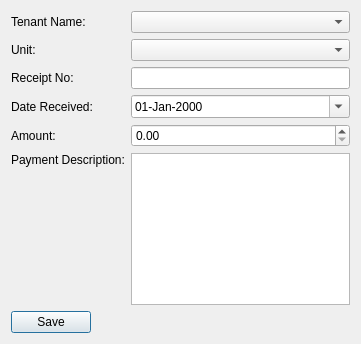
<?xml version="1.0" encoding="UTF-8"?>
<ui version="4.0">
 <class>ReceivePaymentDialog</class>
 <widget class="QDialog" name="ReceivePaymentDialog">
  <property name="geometry">
   <rect>
    <x>0</x>
    <y>0</y>
    <width>361</width>
    <height>344</height>
   </rect>
  </property>
  <property name="windowTitle">
   <string>Receive Payment</string>
  </property>
  <layout class="QVBoxLayout" name="verticalLayout">
   <item>
    <layout class="QGridLayout" name="gridLayout">
     <item row="0" column="1">
      <widget class="QComboBox" name="cboTenant"/>
     </item>
     <item row="1" column="0">
      <widget class="QLabel" name="label_2">
       <property name="text">
        <string>Unit:</string>
       </property>
      </widget>
     </item>
     <item row="1" column="1">
      <widget class="QComboBox" name="cboUnit"/>
     </item>
     <item row="3" column="0">
      <widget class="QLabel" name="label_3">
       <property name="text">
        <string>Date Received:</string>
       </property>
      </widget>
     </item>
     <item row="3" column="1">
      <widget class="QDateEdit" name="dateEdit">
       <property name="displayFormat">
        <string>dd-MMM-yyyy</string>
       </property>
       <property name="calendarPopup">
        <bool>true</bool>
       </property>
      </widget>
     </item>
     <item row="4" column="0">
      <widget class="QLabel" name="label_4">
       <property name="text">
        <string>Amount:</string>
       </property>
      </widget>
     </item>
     <item row="4" column="1">
      <widget class="QDoubleSpinBox" name="doubleSpinBox">
       <property name="maximum">
        <double>999999.000000000000000</double>
       </property>
      </widget>
     </item>
     <item row="0" column="0">
      <widget class="QLabel" name="label">
       <property name="text">
        <string>Tenant Name:</string>
       </property>
      </widget>
     </item>
     <item row="6" column="1">
      <widget class="QPlainTextEdit" name="plainTextEdit"/>
     </item>
     <item row="6" column="0">
      <widget class="QLabel" name="label_6">
       <property name="text">
        <string>Payment Description:</string>
       </property>
       <property name="alignment">
        <set>Qt::AlignLeading|Qt::AlignLeft|Qt::AlignTop</set>
       </property>
      </widget>
     </item>
     <item row="2" column="0">
      <widget class="QLabel" name="label_5">
       <property name="text">
        <string>Receipt No:</string>
       </property>
      </widget>
     </item>
     <item row="2" column="1">
      <widget class="QLineEdit" name="lineEdit"/>
     </item>
    </layout>
   </item>
   <item>
    <layout class="QHBoxLayout" name="horizontalLayout">
     <item>
      <widget class="QPushButton" name="pushButton">
       <property name="text">
        <string>Save</string>
       </property>
      </widget>
     </item>
     <item>
      <spacer name="horizontalSpacer">
       <property name="orientation">
        <enum>Qt::Horizontal</enum>
       </property>
       <property name="sizeHint" stdset="0">
        <size>
         <width>40</width>
         <height>20</height>
        </size>
       </property>
      </spacer>
     </item>
    </layout>
   </item>
  </layout>
 </widget>
 <resources/>
 <connections/>
</ui>
